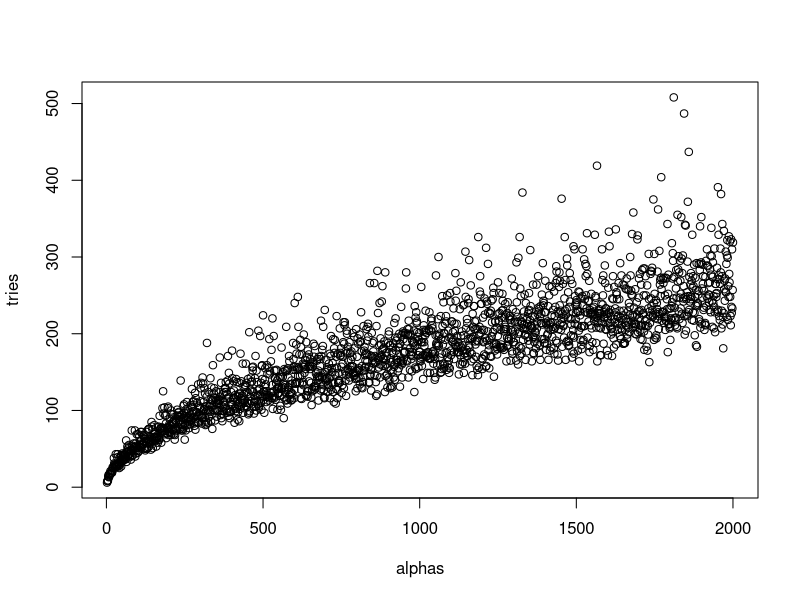

Write the R code that produced this figure.
logf = function(x, alpha){
    return(ifelse(0<x, (alpha-1)*log(x)-x, 0))
}

RatioOfUniformSample = function(n, alpha){

    state = integer(n)
    sample = numeric(n)
    tries = 0

    loga = (1/2)*(alpha-1)*(log(alpha-1)-1)
    logb = (1/2)*(alpha+1)*(log(alpha+1)-1)

    while (sum(state==0) != 0){
        u1 = loga+log(runif(n, 0, 1))
        u2 = logb+log(runif(n, 0, 1))

        idx = which(2*u1<logf(exp(u2-u1), alpha))
        state[idx]=1
        sample[idx]=(exp(u2-u1))[idx]

        tries=tries+1
    }   

    return (c(sample, tries))
}

# n=1000
# alpha=2000
# res = RatioOfUniformSample(n, alpha)
# sample = res[1:n]
# tries = res[n+1]

# print("MEAN AND SD OF GAMMA SAMPLE")
# print(mean(sample))
# print(sd(sample))
# print("TRUE MEAN AND SD")
# true_s = rgamma(n=n, alpha, 1.0)
# print(mean(true_s))
# print(sd(true_s))
# print("NUMBER OF TRIES")
# print(tries)

PlotRatioOfUniforms = function(n){

    alphas = 2:2000
    tries = c()
    
    for (alpha in alphas){
        res = RatioOfUniformSample(n, alpha)
        tries = c(tries, res[n+1])
    }

    png("ProblemB/Plots/alphatries.png")
    plot(alphas, tries)
    dev.off()

}

PlotRatioOfUniforms(1000)